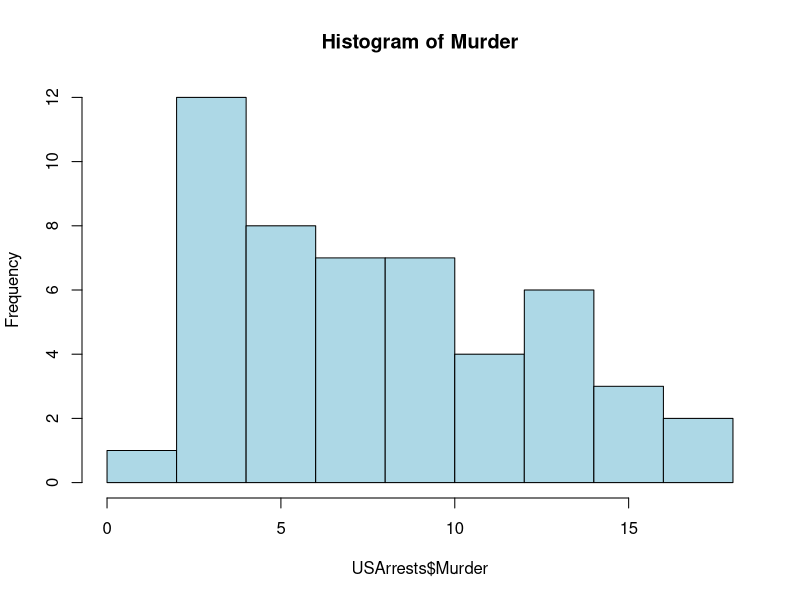
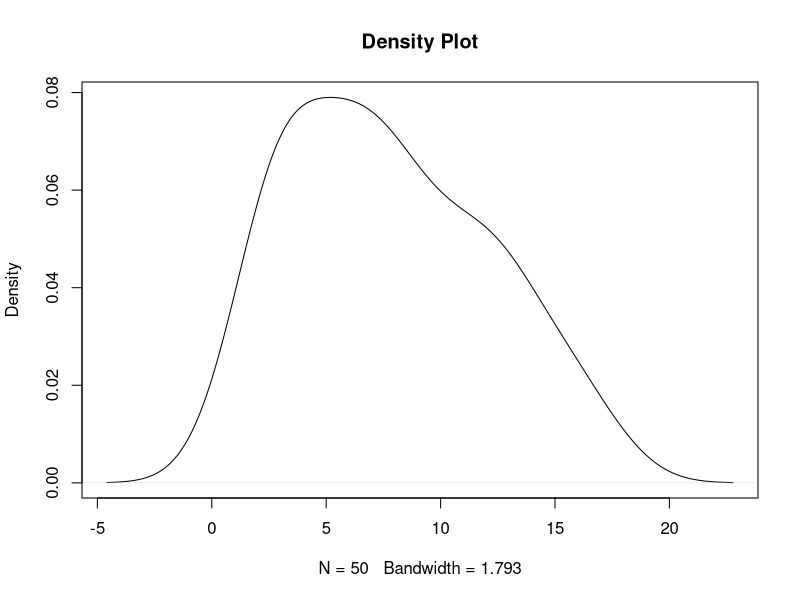
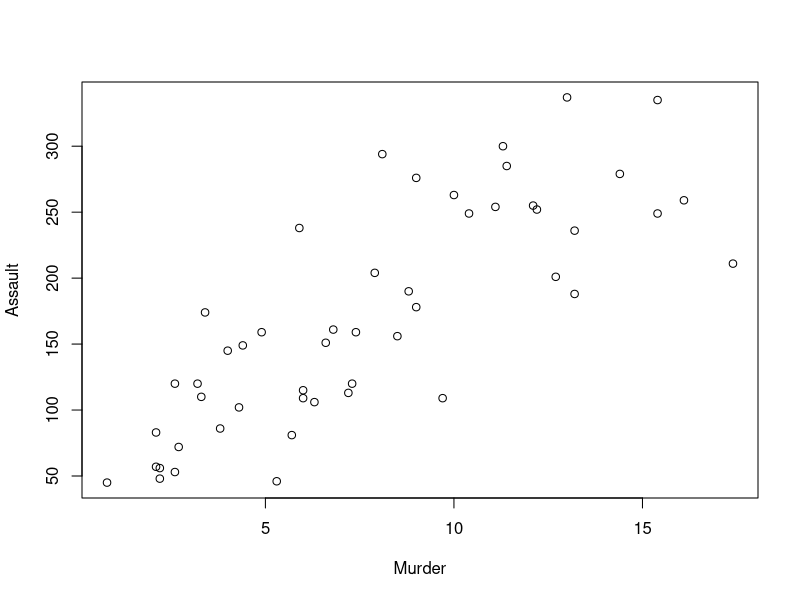
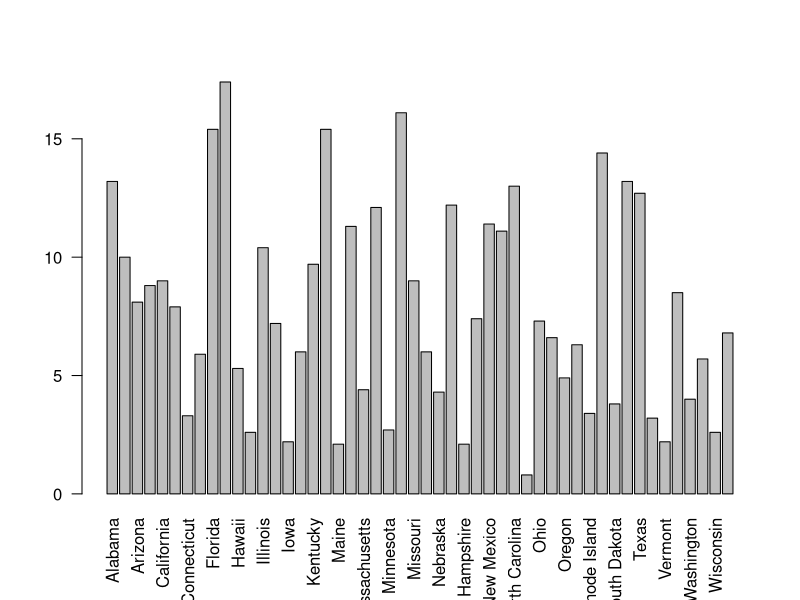

These charts were generated, in order, by the following R code:
# Load dataset
data(USArrests)

# Summary
summary(USArrests)

# State with largest rape arrests
USArrests[which.max(USArrests$Rape),]

# Maximum and Minimum Murder rate
max(USArrests$Murder)
min(USArrests$Murder)

# Correlation
cor(USArrests)

# States above median Assault
USArrests[USArrests$Assault >
            median(USArrests$Assault),]

# Bottom 25% Murder
quant <- quantile(USArrests$Murder,0.25)

USArrests[USArrests$Murder<=quant,]

# Histogram
hist(USArrests$Murder,
     main="Histogram of Murder",
     col="lightblue")

# Density Plot
plot(density(USArrests$Murder),
     main="Density Plot")

# Scatter Plot
plot(USArrests$Murder,
     USArrests$Assault,
     xlab="Murder",
     ylab="Assault")

# Bar Graph
barplot(USArrests$Murder,
        names.arg=row.names(USArrests),
        las=2)
